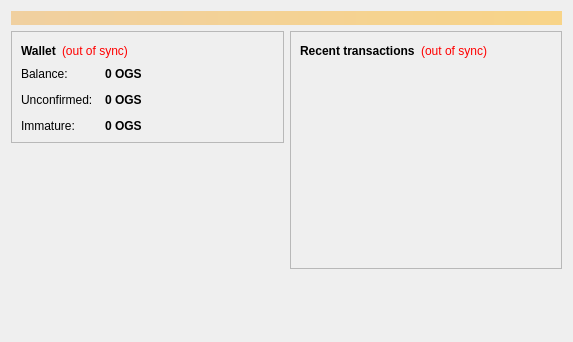
<?xml version="1.0" encoding="UTF-8"?>
<ui version="4.0">
 <class>OverviewPage</class>
 <widget class="QWidget" name="OverviewPage">
  <property name="geometry">
   <rect>
    <x>0</x>
    <y>0</y>
    <width>573</width>
    <height>342</height>
   </rect>
  </property>
  <property name="windowTitle">
   <string>Form</string>
  </property>
  <layout class="QVBoxLayout" name="topLayout">
   <item>
    <widget class="QLabel" name="labelAlerts">
     <property name="visible">
      <bool>false</bool>
     </property>
     <property name="styleSheet">
      <string notr="true">background-color: qlineargradient(x1: 0, y1: 0, x2: 1, y2: 0, stop:0 #F0D0A0, stop:1 #F8D488); color:#000000;</string>
     </property>
     <property name="wordWrap">
      <bool>true</bool>
     </property>
     <property name="margin">
      <number>3</number>
     </property>
    </widget>
   </item>
   <item>
    <layout class="QHBoxLayout" name="horizontalLayout" stretch="1,1">
     <item>
      <layout class="QVBoxLayout" name="verticalLayout_2">
       <item>
        <widget class="QFrame" name="frame">
         <property name="frameShape">
          <enum>QFrame::StyledPanel</enum>
         </property>
         <property name="frameShadow">
          <enum>QFrame::Raised</enum>
         </property>
         <layout class="QVBoxLayout" name="verticalLayout_4">
          <item>
           <layout class="QHBoxLayout" name="horizontalLayout_4">
            <item>
             <widget class="QLabel" name="label_5">
              <property name="font">
               <font>
                <weight>75</weight>
                <bold>true</bold>
               </font>
              </property>
              <property name="text">
               <string>Wallet</string>
              </property>
             </widget>
            </item>
            <item>
             <widget class="QLabel" name="labelWalletStatus">
              <property name="toolTip">
               <string>The displayed information may be out of date. Your wallet automatically synchronizes with the OGSPay network after a connection is established, but this process has not completed yet.</string>
              </property>
              <property name="styleSheet">
               <string notr="true">QLabel { color: red; }</string>
              </property>
              <property name="text">
               <string notr="true">(out of sync)</string>
              </property>
              <property name="alignment">
               <set>Qt::AlignLeading|Qt::AlignLeft|Qt::AlignVCenter</set>
              </property>
             </widget>
            </item>
            <item>
             <spacer name="horizontalSpacer_2">
              <property name="orientation">
               <enum>Qt::Horizontal</enum>
              </property>
              <property name="sizeHint" stdset="0">
               <size>
                <width>40</width>
                <height>20</height>
               </size>
              </property>
             </spacer>
            </item>
           </layout>
          </item>
          <item>
           <layout class="QFormLayout" name="formLayout_2">
            <property name="fieldGrowthPolicy">
             <enum>QFormLayout::AllNonFixedFieldsGrow</enum>
            </property>
            <property name="horizontalSpacing">
             <number>12</number>
            </property>
            <property name="verticalSpacing">
             <number>12</number>
            </property>
            <item row="0" column="0">
             <widget class="QLabel" name="label">
              <property name="text">
               <string>Balance:</string>
              </property>
             </widget>
            </item>
            <item row="0" column="1">
             <widget class="QLabel" name="labelBalance">
              <property name="font">
               <font>
                <weight>75</weight>
                <bold>true</bold>
               </font>
              </property>
              <property name="cursor">
               <cursorShape>IBeamCursor</cursorShape>
              </property>
              <property name="toolTip">
               <string>Your current balance</string>
              </property>
              <property name="text">
               <string notr="true">0 OGS</string>
              </property>
              <property name="textInteractionFlags">
               <set>Qt::LinksAccessibleByMouse|Qt::TextSelectableByKeyboard|Qt::TextSelectableByMouse</set>
              </property>
             </widget>
            </item>
            <item row="1" column="0">
             <widget class="QLabel" name="label_3">
              <property name="text">
               <string>Unconfirmed:</string>
              </property>
             </widget>
            </item>
            <item row="1" column="1">
             <widget class="QLabel" name="labelUnconfirmed">
              <property name="font">
               <font>
                <weight>75</weight>
                <bold>true</bold>
               </font>
              </property>
              <property name="cursor">
               <cursorShape>IBeamCursor</cursorShape>
              </property>
              <property name="toolTip">
               <string>Total of transactions that have yet to be confirmed, and do not yet count toward the current balance</string>
              </property>
              <property name="text">
               <string notr="true">0 OGS</string>
              </property>
              <property name="textInteractionFlags">
               <set>Qt::LinksAccessibleByMouse|Qt::TextSelectableByKeyboard|Qt::TextSelectableByMouse</set>
              </property>
             </widget>
            </item>
            <item row="2" column="0">
             <widget class="QLabel" name="labelImmatureText">
              <property name="text">
               <string>Immature:</string>
              </property>
             </widget>
            </item>
            <item row="2" column="1">
             <widget class="QLabel" name="labelImmature">
              <property name="font">
               <font>
                <weight>75</weight>
                <bold>true</bold>
               </font>
              </property>
              <property name="toolTip">
               <string>Mined balance that has not yet matured</string>
              </property>
              <property name="text">
               <string notr="true">0 OGS</string>
              </property>
              <property name="textInteractionFlags">
               <set>Qt::LinksAccessibleByMouse|Qt::TextSelectableByKeyboard|Qt::TextSelectableByMouse</set>
              </property>
             </widget>
            </item>
           </layout>
          </item>
         </layout>
        </widget>
       </item>
       <item>
        <spacer name="verticalSpacer">
         <property name="orientation">
          <enum>Qt::Vertical</enum>
         </property>
         <property name="sizeHint" stdset="0">
          <size>
           <width>20</width>
           <height>40</height>
          </size>
         </property>
        </spacer>
       </item>
      </layout>
     </item>
     <item>
      <layout class="QVBoxLayout" name="verticalLayout_3">
       <item>
        <widget class="QFrame" name="frame_2">
         <property name="frameShape">
          <enum>QFrame::StyledPanel</enum>
         </property>
         <property name="frameShadow">
          <enum>QFrame::Raised</enum>
         </property>
         <layout class="QVBoxLayout" name="verticalLayout">
          <item>
           <layout class="QHBoxLayout" name="horizontalLayout_2">
            <item>
             <widget class="QLabel" name="label_4">
              <property name="text">
               <string>&lt;b&gt;Recent transactions&lt;/b&gt;</string>
              </property>
             </widget>
            </item>
            <item>
             <widget class="QLabel" name="labelTransactionsStatus">
              <property name="toolTip">
               <string>The displayed information may be out of date. Your wallet automatically synchronizes with the OGSPay network after a connection is established, but this process has not completed yet.</string>
              </property>
              <property name="styleSheet">
               <string notr="true">QLabel { color: red; }</string>
              </property>
              <property name="text">
               <string notr="true">(out of sync)</string>
              </property>
              <property name="alignment">
               <set>Qt::AlignRight|Qt::AlignTrailing|Qt::AlignVCenter</set>
              </property>
             </widget>
            </item>
            <item>
             <spacer name="horizontalSpacer">
              <property name="orientation">
               <enum>Qt::Horizontal</enum>
              </property>
              <property name="sizeHint" stdset="0">
               <size>
                <width>40</width>
                <height>20</height>
               </size>
              </property>
             </spacer>
            </item>
           </layout>
          </item>
          <item>
           <widget class="QListView" name="listTransactions">
            <property name="styleSheet">
             <string notr="true">QListView { background: transparent; }</string>
            </property>
            <property name="frameShape">
             <enum>QFrame::NoFrame</enum>
            </property>
            <property name="verticalScrollBarPolicy">
             <enum>Qt::ScrollBarAlwaysOff</enum>
            </property>
            <property name="horizontalScrollBarPolicy">
             <enum>Qt::ScrollBarAlwaysOff</enum>
            </property>
            <property name="selectionMode">
             <enum>QAbstractItemView::NoSelection</enum>
            </property>
           </widget>
          </item>
         </layout>
        </widget>
       </item>
       <item>
        <spacer name="verticalSpacer_2">
         <property name="orientation">
          <enum>Qt::Vertical</enum>
         </property>
         <property name="sizeHint" stdset="0">
          <size>
           <width>20</width>
           <height>40</height>
          </size>
         </property>
        </spacer>
       </item>
      </layout>
     </item>
    </layout>
   </item>
  </layout>
 </widget>
 <resources/>
 <connections/>
</ui>
